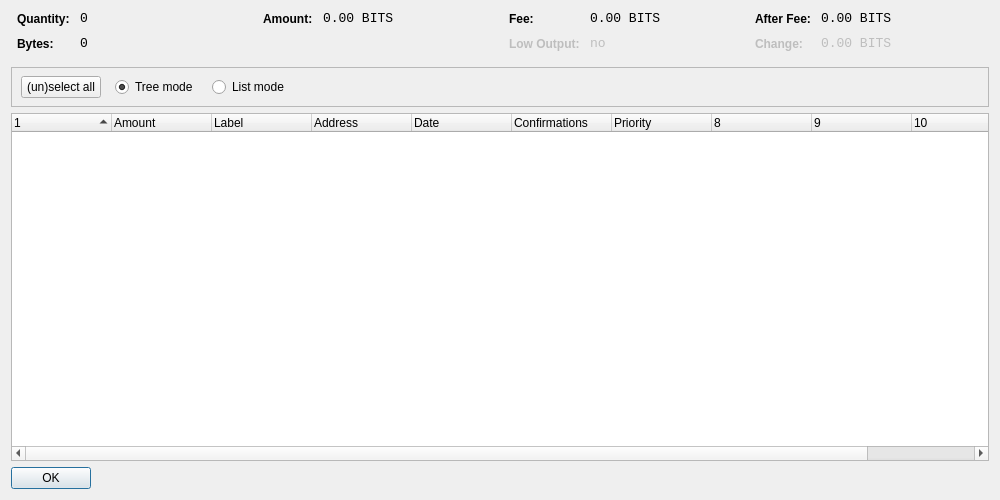
<?xml version="1.0" encoding="UTF-8"?>
<ui version="4.0">
 <class>CoinControlDialog</class>
 <widget class="QDialog" name="CoinControlDialog">
  <property name="geometry">
   <rect>
    <x>0</x>
    <y>0</y>
    <width>1000</width>
    <height>500</height>
   </rect>
  </property>
  <property name="windowTitle">
   <string>Coin Control</string>
  </property>
  <layout class="QVBoxLayout" name="verticalLayout">
   <item>
    <layout class="QHBoxLayout" name="horizontalLayoutTop" stretch="0,0,0,0">
     <property name="topMargin">
      <number>0</number>
     </property>
     <property name="bottomMargin">
      <number>10</number>
     </property>
     <item>
      <layout class="QFormLayout" name="formLayoutCoinControl1">
       <property name="horizontalSpacing">
        <number>10</number>
       </property>
       <property name="verticalSpacing">
        <number>10</number>
       </property>
       <property name="leftMargin">
        <number>6</number>
       </property>
       <property name="rightMargin">
        <number>6</number>
       </property>
       <item row="0" column="0">
        <widget class="QLabel" name="labelCoinControlQuantityText">
         <property name="styleSheet">
          <string notr="true">font-weight:bold;</string>
         </property>
         <property name="text">
          <string>Quantity:</string>
         </property>
        </widget>
       </item>
       <item row="0" column="1">
        <widget class="QLabel" name="labelCoinControlQuantity">
         <property name="font">
          <font>
           <family>Monospace</family>
           <pointsize>10</pointsize>
          </font>
         </property>
         <property name="cursor">
          <cursorShape>IBeamCursor</cursorShape>
         </property>
         <property name="contextMenuPolicy">
          <enum>Qt::ActionsContextMenu</enum>
         </property>
         <property name="text">
          <string notr="true">0</string>
         </property>
         <property name="textInteractionFlags">
          <set>Qt::LinksAccessibleByMouse|Qt::TextSelectableByKeyboard|Qt::TextSelectableByMouse</set>
         </property>
        </widget>
       </item>
       <item row="1" column="0">
        <widget class="QLabel" name="labelCoinControlBytesText">
         <property name="styleSheet">
          <string notr="true">font-weight:bold;</string>
         </property>
         <property name="text">
          <string>Bytes:</string>
         </property>
        </widget>
       </item>
       <item row="1" column="1">
        <widget class="QLabel" name="labelCoinControlBytes">
         <property name="font">
          <font>
           <family>Monospace</family>
           <pointsize>10</pointsize>
          </font>
         </property>
         <property name="cursor">
          <cursorShape>IBeamCursor</cursorShape>
         </property>
         <property name="contextMenuPolicy">
          <enum>Qt::ActionsContextMenu</enum>
         </property>
         <property name="text">
          <string notr="true">0</string>
         </property>
         <property name="textInteractionFlags">
          <set>Qt::LinksAccessibleByMouse|Qt::TextSelectableByKeyboard|Qt::TextSelectableByMouse</set>
         </property>
        </widget>
       </item>
      </layout>
     </item>
     <item>
      <layout class="QFormLayout" name="formLayoutCoinControl2">
       <property name="horizontalSpacing">
        <number>10</number>
       </property>
       <property name="verticalSpacing">
        <number>10</number>
       </property>
       <property name="leftMargin">
        <number>6</number>
       </property>
       <property name="rightMargin">
        <number>6</number>
       </property>
       <item row="0" column="0">
        <widget class="QLabel" name="labelCoinControlAmountText">
         <property name="styleSheet">
          <string notr="true">font-weight:bold;</string>
         </property>
         <property name="text">
          <string>Amount:</string>
         </property>
        </widget>
       </item>
       <item row="0" column="1">
        <widget class="QLabel" name="labelCoinControlAmount">
         <property name="font">
          <font>
           <family>Monospace</family>
           <pointsize>10</pointsize>
          </font>
         </property>
         <property name="cursor">
          <cursorShape>IBeamCursor</cursorShape>
         </property>
         <property name="contextMenuPolicy">
          <enum>Qt::ActionsContextMenu</enum>
         </property>
         <property name="text">
          <string notr="true">0.00 BITS</string>
         </property>
         <property name="textInteractionFlags">
          <set>Qt::LinksAccessibleByMouse|Qt::TextSelectableByKeyboard|Qt::TextSelectableByMouse</set>
         </property>
        </widget>
       </item>
      </layout>
     </item>
     <item>
      <layout class="QFormLayout" name="formLayoutCoinControl3">
       <property name="horizontalSpacing">
        <number>10</number>
       </property>
       <property name="verticalSpacing">
        <number>10</number>
       </property>
       <property name="leftMargin">
        <number>6</number>
       </property>
       <property name="rightMargin">
        <number>6</number>
       </property>
       <item row="0" column="0">
        <widget class="QLabel" name="labelCoinControlFeeText">
         <property name="styleSheet">
          <string notr="true">font-weight:bold;</string>
         </property>
         <property name="text">
          <string>Fee:</string>
         </property>
        </widget>
       </item>
       <item row="0" column="1">
        <widget class="QLabel" name="labelCoinControlFee">
         <property name="font">
          <font>
           <family>Monospace</family>
           <pointsize>10</pointsize>
          </font>
         </property>
         <property name="cursor">
          <cursorShape>IBeamCursor</cursorShape>
         </property>
         <property name="contextMenuPolicy">
          <enum>Qt::ActionsContextMenu</enum>
         </property>
         <property name="text">
          <string notr="true">0.00 BITS</string>
         </property>
         <property name="textInteractionFlags">
          <set>Qt::LinksAccessibleByMouse|Qt::TextSelectableByKeyboard|Qt::TextSelectableByMouse</set>
         </property>
        </widget>
       </item>
       <item row="1" column="0">
        <widget class="QLabel" name="labelCoinControlLowOutputText">
         <property name="enabled">
          <bool>false</bool>
         </property>
         <property name="styleSheet">
          <string notr="true">font-weight:bold;</string>
         </property>
         <property name="text">
          <string>Low Output:</string>
         </property>
        </widget>
       </item>
       <item row="1" column="1">
        <widget class="QLabel" name="labelCoinControlLowOutput">
         <property name="enabled">
          <bool>false</bool>
         </property>
         <property name="font">
          <font>
           <family>Monospace</family>
           <pointsize>10</pointsize>
          </font>
         </property>
         <property name="cursor">
          <cursorShape>IBeamCursor</cursorShape>
         </property>
         <property name="contextMenuPolicy">
          <enum>Qt::ActionsContextMenu</enum>
         </property>
         <property name="text">
          <string notr="true">no</string>
         </property>
         <property name="textInteractionFlags">
          <set>Qt::LinksAccessibleByMouse|Qt::TextSelectableByKeyboard|Qt::TextSelectableByMouse</set>
         </property>
        </widget>
       </item>
      </layout>
     </item>
     <item>
      <layout class="QFormLayout" name="formLayoutCoinControl4">
       <property name="horizontalSpacing">
        <number>10</number>
       </property>
       <property name="verticalSpacing">
        <number>10</number>
       </property>
       <property name="leftMargin">
        <number>6</number>
       </property>
       <property name="rightMargin">
        <number>6</number>
       </property>
       <item row="0" column="0">
        <widget class="QLabel" name="labelCoinControlAfterFeeText">
         <property name="styleSheet">
          <string notr="true">font-weight:bold;</string>
         </property>
         <property name="text">
          <string>After Fee:</string>
         </property>
        </widget>
       </item>
       <item row="0" column="1">
        <widget class="QLabel" name="labelCoinControlAfterFee">
         <property name="font">
          <font>
           <family>Monospace</family>
           <pointsize>10</pointsize>
          </font>
         </property>
         <property name="cursor">
          <cursorShape>IBeamCursor</cursorShape>
         </property>
         <property name="contextMenuPolicy">
          <enum>Qt::ActionsContextMenu</enum>
         </property>
         <property name="text">
          <string notr="true">0.00 BITS</string>
         </property>
         <property name="textInteractionFlags">
          <set>Qt::LinksAccessibleByMouse|Qt::TextSelectableByKeyboard|Qt::TextSelectableByMouse</set>
         </property>
        </widget>
       </item>
       <item row="1" column="0">
        <widget class="QLabel" name="labelCoinControlChangeText">
         <property name="enabled">
          <bool>false</bool>
         </property>
         <property name="styleSheet">
          <string notr="true">font-weight:bold;</string>
         </property>
         <property name="text">
          <string>Change:</string>
         </property>
        </widget>
       </item>
       <item row="1" column="1">
        <widget class="QLabel" name="labelCoinControlChange">
         <property name="enabled">
          <bool>false</bool>
         </property>
         <property name="font">
          <font>
           <family>Monospace</family>
           <pointsize>10</pointsize>
          </font>
         </property>
         <property name="cursor">
          <cursorShape>IBeamCursor</cursorShape>
         </property>
         <property name="contextMenuPolicy">
          <enum>Qt::ActionsContextMenu</enum>
         </property>
         <property name="text">
          <string notr="true">0.00 BITS</string>
         </property>
         <property name="textInteractionFlags">
          <set>Qt::LinksAccessibleByMouse|Qt::TextSelectableByKeyboard|Qt::TextSelectableByMouse</set>
         </property>
        </widget>
       </item>
      </layout>
     </item>
    </layout>
   </item>
   <item>
    <widget class="QFrame" name="frame">
     <property name="minimumSize">
      <size>
       <width>0</width>
       <height>40</height>
      </size>
     </property>
     <property name="frameShape">
      <enum>QFrame::StyledPanel</enum>
     </property>
     <property name="frameShadow">
      <enum>QFrame::Sunken</enum>
     </property>
     <widget class="QWidget" name="horizontalLayoutWidget">
      <property name="geometry">
       <rect>
        <x>10</x>
        <y>0</y>
        <width>781</width>
        <height>41</height>
       </rect>
      </property>
      <layout class="QHBoxLayout" name="horizontalLayoutPanel" stretch="0,0,0,0,0">
       <property name="spacing">
        <number>14</number>
       </property>
       <item>
        <widget class="QPushButton" name="pushButtonSelectAll">
         <property name="sizePolicy">
          <sizepolicy hsizetype="Maximum" vsizetype="Fixed">
           <horstretch>0</horstretch>
           <verstretch>0</verstretch>
          </sizepolicy>
         </property>
         <property name="text">
          <string>(un)select all</string>
         </property>
        </widget>
       </item>
       <item>
        <widget class="QRadioButton" name="radioTreeMode">
         <property name="sizePolicy">
          <sizepolicy hsizetype="Maximum" vsizetype="Fixed">
           <horstretch>0</horstretch>
           <verstretch>0</verstretch>
          </sizepolicy>
         </property>
         <property name="text">
          <string>Tree mode</string>
         </property>
         <property name="checked">
          <bool>true</bool>
         </property>
        </widget>
       </item>
       <item>
        <widget class="QRadioButton" name="radioListMode">
         <property name="sizePolicy">
          <sizepolicy hsizetype="Maximum" vsizetype="Fixed">
           <horstretch>0</horstretch>
           <verstretch>0</verstretch>
          </sizepolicy>
         </property>
         <property name="text">
          <string>List mode</string>
         </property>
        </widget>
       </item>
       <item>
        <spacer name="horizontalSpacer">
         <property name="orientation">
          <enum>Qt::Horizontal</enum>
         </property>
         <property name="sizeHint" stdset="0">
          <size>
           <width>40</width>
           <height>20</height>
          </size>
         </property>
        </spacer>
       </item>
      </layout>
     </widget>
    </widget>
   </item>
   <item>
    <widget class="CoinControlTreeWidget" name="treeWidget">
     <property name="contextMenuPolicy">
      <enum>Qt::CustomContextMenu</enum>
     </property>
     <property name="sortingEnabled">
      <bool>false</bool>
     </property>
     <property name="columnCount">
      <number>11</number>
     </property>
     <attribute name="headerShowSortIndicator" stdset="0">
      <bool>true</bool>
     </attribute>
     <attribute name="headerStretchLastSection">
      <bool>false</bool>
     </attribute>
     <column>
      <property name="text">
       <string/>
      </property>
     </column>
     <column>
      <property name="text">
       <string>Amount</string>
      </property>
     </column>
     <column>
      <property name="text">
       <string>Label</string>
      </property>
     </column>
     <column>
      <property name="text">
       <string>Address</string>
      </property>
     </column>
     <column>
      <property name="text">
       <string>Date</string>
      </property>
     </column>
     <column>
      <property name="text">
       <string>Confirmations</string>
      </property>
      <property name="toolTip">
       <string>Confirmed</string>
      </property>
     </column>
     <column>
      <property name="text">
       <string>Priority</string>
      </property>
     </column>
     <column>
      <property name="text">
       <string/>
      </property>
     </column>
     <column>
      <property name="text">
       <string/>
      </property>
     </column>
     <column>
      <property name="text">
       <string/>
      </property>
     </column>
     <column>
      <property name="text">
       <string/>
      </property>
     </column>
    </widget>
   </item>
   <item>
    <widget class="QDialogButtonBox" name="buttonBox">
     <property name="sizePolicy">
      <sizepolicy hsizetype="Maximum" vsizetype="Fixed">
       <horstretch>0</horstretch>
       <verstretch>0</verstretch>
      </sizepolicy>
     </property>
     <property name="orientation">
      <enum>Qt::Horizontal</enum>
     </property>
     <property name="standardButtons">
      <set>QDialogButtonBox::Ok</set>
     </property>
    </widget>
   </item>
  </layout>
 </widget>
 <customwidgets>
  <customwidget>
   <class>CoinControlTreeWidget</class>
   <extends>QTreeWidget</extends>
   <header>coincontroltreewidget.h</header>
  </customwidget>
 </customwidgets>
 <resources/>
 <connections/>
</ui>
